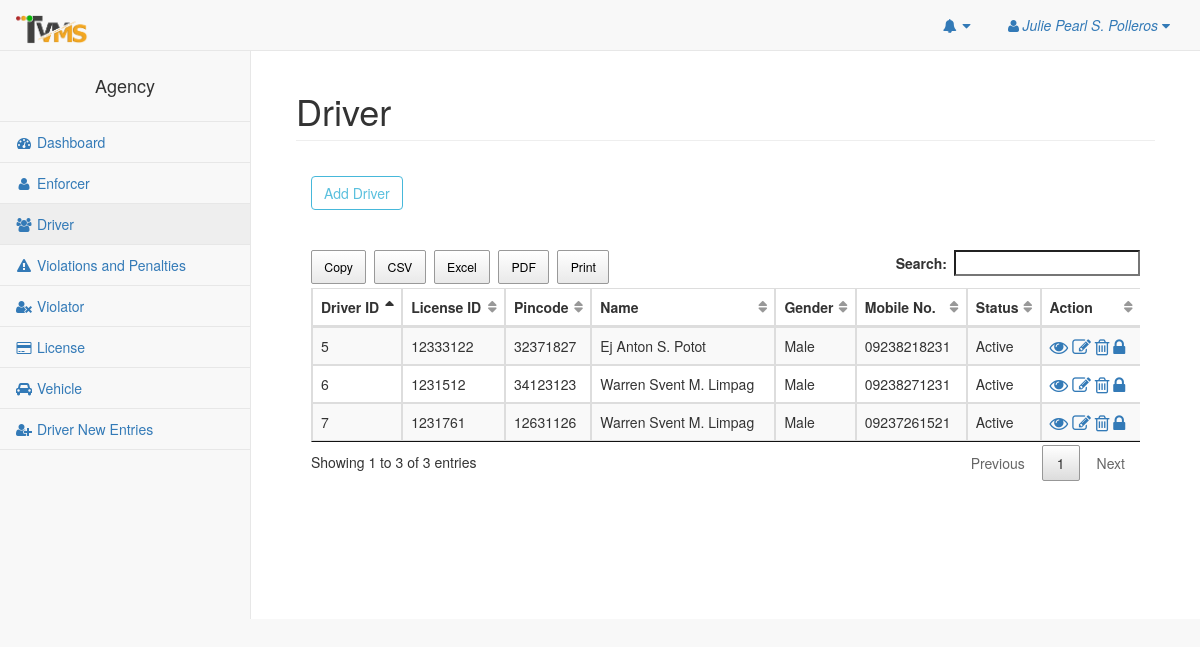
The page /pages/driver.php (signed in) on the database its author committed.
### tables this page shows
CREATE TABLE `driver` (
  `driver_id` int(11) NOT NULL,
  `license_id` int(11) NOT NULL,
  `driver_pincode` int(11) NOT NULL,
  `driver_img` longblob NOT NULL,
  `driver_lname` varchar(50) NOT NULL,
  `driver_fname` varchar(50) NOT NULL,
  `driver_mi` varchar(1) NOT NULL,
  `driver_gender` varchar(50) NOT NULL,
  `driver_birthdate` date NOT NULL,
  `driver_addressProv` varchar(255) NOT NULL,
  `driver_addressCity` varchar(255) NOT NULL,
  `driver_mobile` char(11) NOT NULL,
  `driver_tel` char(20) NOT NULL,
  `driver_type` varchar(20) NOT NULL,
  `driver_email` varchar(50) NOT NULL,
  `driver_password` varchar(50) NOT NULL,
  `driver_status` varchar(20) NOT NULL
);

### pages/model/driverModel.php (called while the page is built, shortened)
<?php
require 'dbhelper/dbhelper.php';
Class Driver extends DBHelper{
    private $table = 'driver';
    function __construct(){
        return DBHelper::__construct();
    }
     function getDriver(){
         return DBHelper::getAll($this->table);
     }
}

### pages/dbhelper/dbhelper.php (called while the page is built, shortened)
<?php
Class DBHelper{
    private $host = "localhost";
    private $db = "tvms";
    private $user = "root";
    private $pass = "";
    private $conn;
    function __construct(){
        try{
            $this->conn = new PDO("mysql:host=$this->host;dbname=$this->db",$this->user,$this->pass);
        }catch(PDOException $e){
            echo $e->getMessage();
        }
    }
    function getAll($table){
        $sql = "SELECT * FROM $table";
        $stmt = $this->conn->prepare($sql);
        $stmt->execute();
        $row = $stmt->fetchAll(PDO::FETCH_ASSOC);
        return $row;
    }
}

### pages/driver.php (the view, shortened to what this page needs)
<?php
    include_once 'model/driverModel.php';
    $driver = new Driver();
?>
<!DOCTYPE html>
<html lang="en">
<head>
    <link href="../vendor/bootstrap/css/bootstrap.min.css" rel="stylesheet">
    <link href="../vendor/metisMenu/metisMenu.min.css" rel="stylesheet">
    <link href="../dist/css/sb-admin-2.css" rel="stylesheet">
    <link href="../vendor/morrisjs/morris.css" rel="stylesheet">
    <link href="../vendor/font-awesome/css/font-awesome.min.css" rel="stylesheet" type="text/css">
    <link rel="stylesheet" href="../dist/css/jquery.dataTables.min.css">
    <link rel="stylesheet" href="../dist/css/buttons.dataTables.min.css">
</head>
<body>
        <?php include_once "nav.php"; ?>
        <div id="page-wrapper">
            <div class="container-fluid">
                <div class="row">
                    <div class="col-lg-12">
                        <h1 class="page-header">Driver</h1>
                    </div>
                </div>
                <div class="panel-body">
                    <p>
                        <button type="button" class="btn btn-outline btn-info"  data-toggle="modal" data-target="#enforcerModal">Add Driver</button>
                    </p>
                </div>
                <div class="panel-body">
                    <div class="table-responsive">
                        <table class="table table-hover table-striped table-bordered" id="example" width="100%">
                            <thead>
                                <tr>
                                    <th>Driver ID</th>
                                    <th>License ID</th>
                                    <th>Pincode</th>
                                    <th>Name</th>
                                    <th>Gender</th>
                                    <th>Mobile No.</th>
                                    <th>Status</th>
                                    <th>Action</th>
                                </tr>
                            </thead>
                            <tbody>
                            <?php
                                $data = $driver->getDriver();
                                foreach($data as $datas){
                            ?>
                                <tr>
                                    <td><?php echo $datas['driver_id'] ?></td>
                                    <td><?php echo $datas['license_id'] ?></td>
                                    <td><?php echo $datas['driver_pincode'] ?></td>
                                    <td><?php echo $datas['driver_fname'].' '.$datas['driver_mi'].'. '. $datas['driver_lname'] ?></td>
                                    <td><?php echo $datas['driver_gender'] ?></td>
                                    <td><?php echo $datas['driver_mobile'] ?></td>
                                    <td><?php echo $datas['driver_status'] ?></td>
                                    <td>
                                        <a href="#view<?php echo $datas['driver_id'] ?>" data-toggle="modal" style="text-decoration:none"><i class="fa fa-eye fa-lg" aria-hidden="true"></i></button>
                                        <a href="#edit<?php echo $datas['driver_id'] ?>" data-toggle="modal" style="text-decoration:none"><i class="fa fa-pencil-square-o fa-lg" aria-hidden="true"></i></button>
                                        <a onclick='javascript:confirmation($(this));return false;' style="text-decoration:none" href="deleteDriver.php?id=<?php echo $datas['driver_id'] ?>"> <i class="fa fa-trash-o fa-lg" aria-hidden="true"></i> </a>
                                        <?php if($datas['driver_status'] == 'Active'){ ?>
                                        <a onclick='javascript:status($(this));return false;' href="driverStatus.php?status=<?php echo $datas['driver_status']?>&id=<?php echo $datas['driver_id'] ?>"><i class="fa fa-lock fa-lg" aria-hidden="true"></i></a>
                                        <?php }
                                              else{
                                        ?>
                                        <a onclick='javascript:status($(this));return false;' href="driverStatus.php?status=<?php echo $datas['driver_status']?>&id=<?php echo $datas['driver_id'] ?>"><i class="fa fa-unlock fa-lg" aria-hidden="true"></i></a>
                                        <?php } ?>
                                    </td>
                                </tr>
                                <?php } ?>
                            </tbody>
                        </table>
                    </div>
                </div>
            </div>
        </div>
    </div>
</body>
</html>

### rows shown on the page
driver: driver_id "5", license "12333122", driver_pincode "32371827", driver_fname "Ej Anton", driver_mi "S", driver_lname "Potot", driver_gender "Male", driver_mobile "09238218231", driver_status "Active"
driver: driver_id "6", license "1231512", driver_pincode "34123123", driver_fname "Warren Svent", driver_mi "M", driver_lname "Limpag", driver_gender "Male", driver_mobile "09238271231", driver_status "Active"
driver: driver_id "7", license "1231761", driver_pincode "12631126", driver_fname "Warren Svent", driver_mi "M", driver_lname "Limpag", driver_gender "Male", driver_mobile "09237261521", driver_status "Active"

### other values the page prints
$_SESSION['head'] "Julie Pearl S. Polleros"
